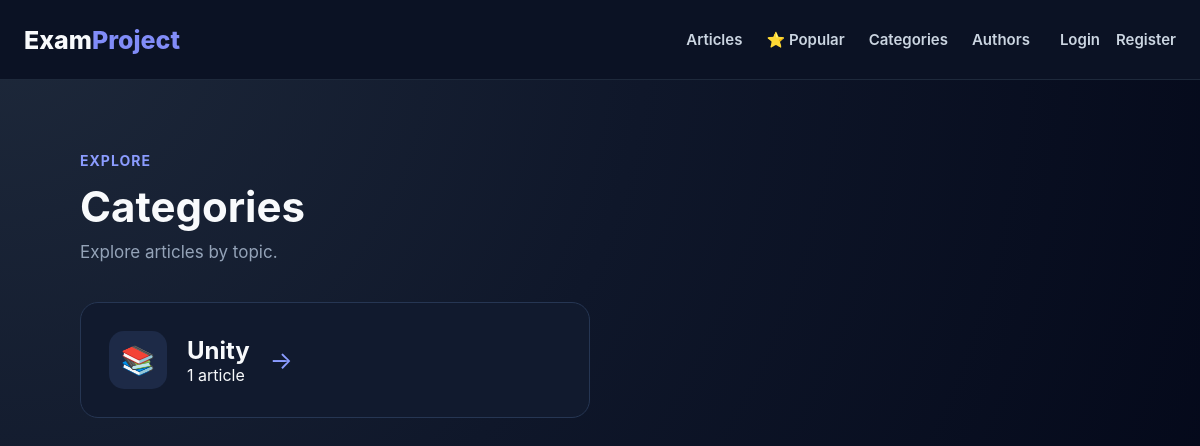
The app's page /articles/categories/, older data.
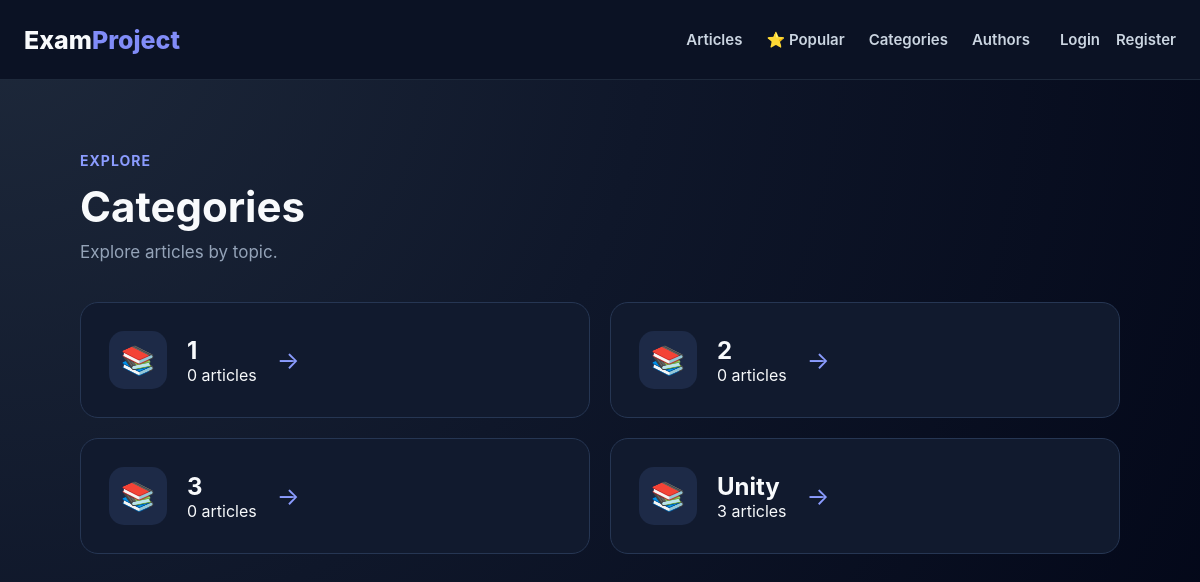
The same page, newer data.
### articles/models.py (models this page shows, shortened)
class Category(models.Model):
    name = models.CharField(
        max_length=100,
        unique=True
    )

### articles/views.py (the view)
def category_list(request):
    categories = Category.objects.all().order_by("name")
    return render(request, "article/category_list.html", {
        "categories": categories
    })

### templates/article/category_list.html (shortened to what this page needs)
{% extends "base.html" %}
{% block content %}
<div class="categories-container">
    <div class="categories-header">
        <span class="categories-label">
            EXPLORE
        </span>
        <h1>Categories</h1>
        <p>
            Explore articles by topic.
        </p>
    </div>
    <div class="categories-grid">
        {% for category in categories %}
            <a
                href="{% url 'category_articles' category.id %}"
                class="category-card"
            >
                <div class="category-icon">
                    📚
                </div>
                <div>
                    <h2>{{ category.name }}</h2>
                    <p>
                        {{ category.articles.count }}
                        article{{ category.articles.count|pluralize }}
                    </p>
                </div>
                <span class="category-arrow">
                    →
                </span>
            </a>
        {% endfor %}
    </div>
</div>
{% endblock %}

Row changes from the older to the newer data that the page shows:
added Category: name "1", articles.count "0"
added Category: name "2", articles.count "0"
added Category: name "3", articles.count "0"
computed for Category "Unity": articles.count "1" → "3"
